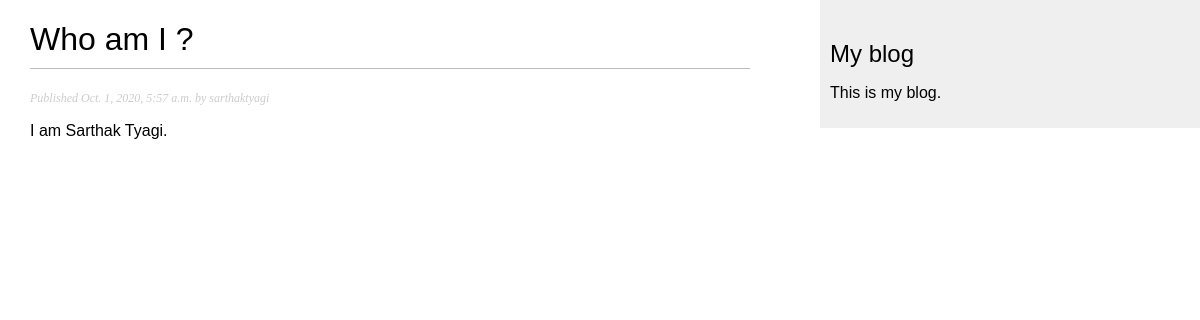
Page /blog/2020/10/1/Who-am-I/ on the committed database.
### blog_app/models.py (models this page shows, shortened)
class Post(models.Model):
    STATUS_CHOICES = (
        ('draft', 'Draft'),
        ('published', 'Published'),
    )
    title = models.CharField(max_length=250)
    slug = models.SlugField(max_length=250,
                            unique_for_date='publish')
    author = models.ForeignKey(User, on_delete = models.CASCADE, related_name='blog_posts')
    body = models.TextField()
    publish = models.DateTimeField(default=timezone.now)
    created = models.DateTimeField(auto_now_add = True)
    updated = models.DateTimeField(auto_now=True)
    status = models.CharField(max_length = 10, choices=STATUS_CHOICES, default='draft')
    objects = models.Manager() # The default manager
    published = PublishedManager() # Our custom manager
    class Meta:
        ordering = ('-publish',)

### blog_app/views.py (the view)
def post_detail(request, year, month, day, post):
    post = get_object_or_404(Post, slug=post,
                             status='published',
                             publish__year=year,
                             publish__month=month,
                             publish__day=day)
    return render(request, 'blog_app/post/detail.html', {'post': post})

### blog_app/templates/blog_app/post/detail.html (shortened to what this page needs)
{% extends "blog_app/base.html" %}
{% block content %}
<h1>{{ post.title }}</h1>
<p class="date">
    Published {{ post.publish }} by {{ post.author }}
</p>
{{ post.body|linebreaks }}
{% endblock %}

### blog_app/static/css/blog.css (style rules this page uses)
body { margin:0; padding:0; font-family:helvetica, sans-serif; }
h1 { font-weight:normal; border-bottom:1px solid #bbb; padding:0 0 10px 0; }
p.date { color:#ccc; font-family: georgia, serif; font-size: 12px; font-style: italic; }

### rows in the picture
Post: title "Who am I ?", publish "Oct. 1, 2020, 5:57 a.m.", author "sarthaktyagi", body "I am Sarthak Tyagi."
